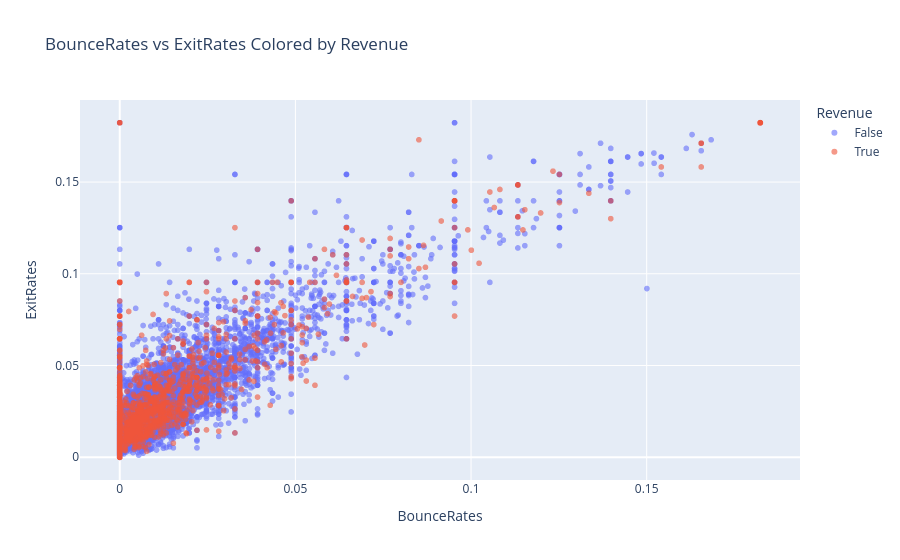

Notebook cell for this chart:
### Markdown cell above
## Bounce Rates vs Exit Rates (Colored by Revenue)
This scatter plot shows the relationship between BounceRates and ExitRates for website sessions, with points colored based on whether the session generated revenue.

### Code cell
fig3 = px.scatter(
    df_cleaned,
    x="BounceRates",
    y="ExitRates",
    color="Revenue",
    opacity=0.6,
    title="BounceRates vs ExitRates Colored by Revenue",
    labels={"Revenue": "Revenue", "BounceRates": "BounceRates", "ExitRates": "ExitRates"}
)

fig3.update_traces(
    hovertemplate="BounceRates: %{x}<br>ExitRates: %{y}<extra></extra>"
)
fig3.show()

### Figure 1 — Plotly figure (JSON) as saved in the notebook; plotly's stock layout.template omitted (floating-point values rounded to 4 significant figures; data arrays with more than 128 entries replaced by an {"elided": "..."} marker saying what was removed)
{"data": [{"hovertemplate": "BounceRates: %{x}<br>ExitRates: %{y}<extra></extra>", "legendgroup": "False", "marker": {"color": "#636efa", "opacity": 0.6, "symbol": "circle"}, "mode": "markers", "name": "False", "showlegend": true, "type": "scattergl", "x": {"elided": "10297 float values"}, "xaxis": "x", "y": {"elided": "10297 float values"}, "yaxis": "y"}, {"hovertemplate": "BounceRates: %{x}<br>ExitRates: %{y}<extra></extra>", "legendgroup": "True", "marker": {"color": "#EF553B", "opacity": 0.6, "symbol": "circle"}, "mode": "markers", "name": "True", "showlegend": true, "type": "scattergl", "x": {"elided": "1908 float values"}, "xaxis": "x", "y": {"elided": "1908 float values"}, "yaxis": "y"}], "layout": {"legend": {"title": {"text": "Revenue"}, "tracegroupgap": 0}, "title": {"text": "BounceRates vs ExitRates Colored by Revenue"}, "xaxis": {"anchor": "y", "domain": [0, 1], "title": {"text": "BounceRates"}}, "yaxis": {"anchor": "x", "domain": [0, 1], "title": {"text": "ExitRates"}}}}
